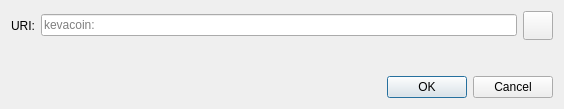
<?xml version="1.0" encoding="UTF-8"?>
<ui version="4.0">
 <class>OpenURIDialog</class>
 <widget class="QDialog" name="OpenURIDialog">
  <property name="geometry">
   <rect>
    <x>0</x>
    <y>0</y>
    <width>564</width>
    <height>109</height>
   </rect>
  </property>
  <property name="windowTitle">
   <string>Open kevacoin URI</string>
  </property>
  <layout class="QVBoxLayout" name="verticalLayout">
   <item>
    <layout class="QHBoxLayout" name="horizontalLayout">
     <item>
      <widget class="QLabel" name="label">
       <property name="text">
        <string>URI:</string>
       </property>
      </widget>
     </item>
     <item>
      <widget class="QValidatedLineEdit" name="uriEdit">
       <property name="placeholderText">
        <string notr="true">kevacoin:</string>
       </property>
      </widget>
     </item>
     <item>
      <widget class="QToolButton" name="pasteButton">
       <property name="toolTip">
        <string extracomment="Tooltip text for button that allows you to paste an address that is in your clipboard.">Paste address from clipboard</string>
       </property>
       <property name="text">
        <string/>
       </property>
       <property name="icon">
        <iconset resource="../kevacoin.qrc">
         <normaloff>:/icons/editpaste</normaloff>:/icons/editpaste
        </iconset>
       </property>
       <property name="iconSize">
        <size>
         <width>22</width>
         <height>22</height>
        </size>
       </property>
      </widget>
     </item>
    </layout>
   </item>
   <item>
    <spacer name="verticalSpacer">
     <property name="orientation">
      <enum>Qt::Vertical</enum>
     </property>
     <property name="sizeHint" stdset="0">
      <size>
       <width>20</width>
       <height>40</height>
      </size>
     </property>
    </spacer>
   </item>
   <item>
    <widget class="QDialogButtonBox" name="buttonBox">
     <property name="orientation">
      <enum>Qt::Horizontal</enum>
     </property>
     <property name="standardButtons">
      <set>QDialogButtonBox::Cancel|QDialogButtonBox::Ok</set>
     </property>
    </widget>
   </item>
  </layout>
 </widget>
 <customwidgets>
  <customwidget>
   <class>QValidatedLineEdit</class>
   <extends>QLineEdit</extends>
   <header>qt/qvalidatedlineedit.h</header>
  </customwidget>
 </customwidgets>
 <resources/>
 <connections>
  <connection>
   <sender>buttonBox</sender>
   <signal>accepted()</signal>
   <receiver>OpenURIDialog</receiver>
   <slot>accept()</slot>
   <hints>
    <hint type="sourcelabel">
     <x>248</x>
     <y>254</y>
    </hint>
    <hint type="destinationlabel">
     <x>157</x>
     <y>274</y>
    </hint>
   </hints>
  </connection>
  <connection>
   <sender>buttonBox</sender>
   <signal>rejected()</signal>
   <receiver>OpenURIDialog</receiver>
   <slot>reject()</slot>
   <hints>
    <hint type="sourcelabel">
     <x>316</x>
     <y>260</y>
    </hint>
    <hint type="destinationlabel">
     <x>286</x>
     <y>274</y>
    </hint>
   </hints>
  </connection>
 </connections>
</ui>
